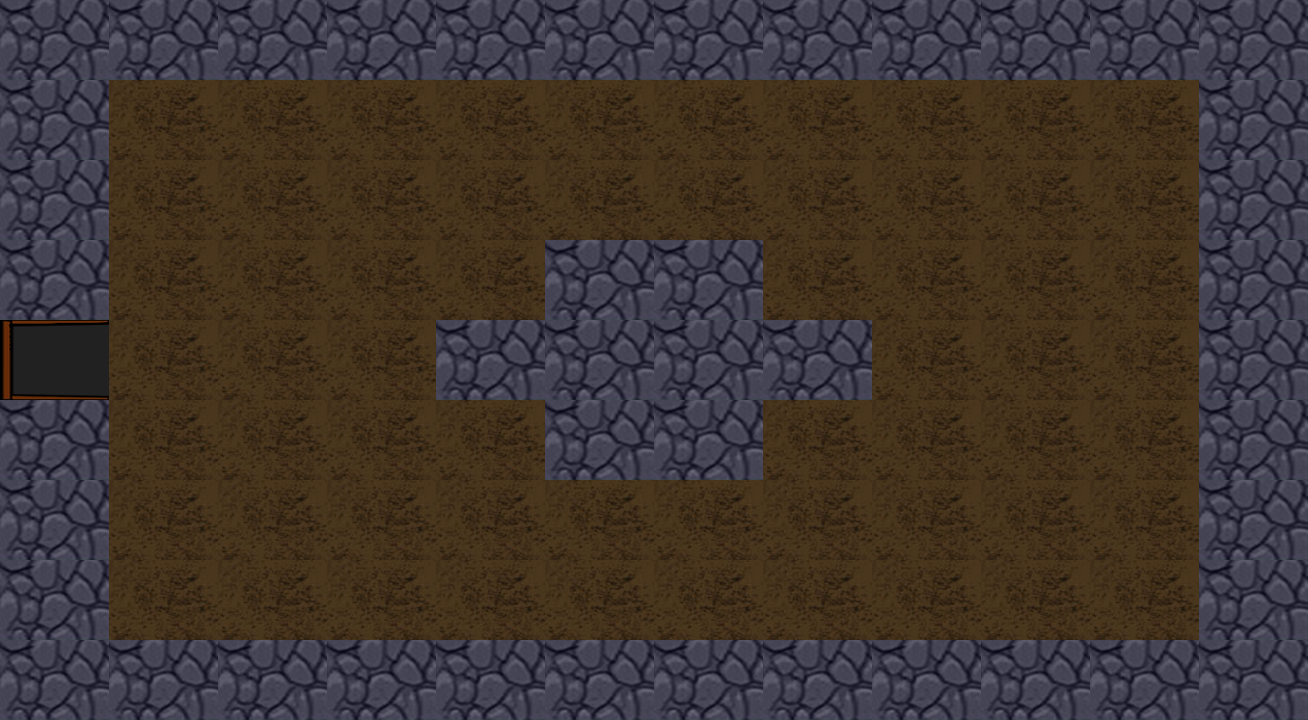

The image is a tile-based game level rendered from a .tmx file. Its description and complete source (layers, tilesets, objects, tile grids) follow:
An orthogonal 12x9 tile map with 109x80 px tiles, 1 tile layer (sala01).

<map version="1.0" orientation="orthogonal" width="12" height="9" tilewidth="109" tileheight="80">
 <tileset firstgid="1" name="tileset3" tilewidth="109" tileheight="80">
  <image source="tileset3.png" trans="ffffff" width="256" height="256" />
 </tileset>
 <layer name="sala01" width="12" height="9">
  <data>
   <tile gid="2" />
   <tile gid="2" />
   <tile gid="2" />
   <tile gid="2" />
   <tile gid="2" />
   <tile gid="2" />
   <tile gid="2" />
   <tile gid="2" />
   <tile gid="2" />
   <tile gid="2" />
   <tile gid="2" />
   <tile gid="2" />
   <tile gid="2" />
   <tile gid="4" />
   <tile gid="4" />
   <tile gid="4" />
   <tile gid="4" />
   <tile gid="4" />
   <tile gid="4" />
   <tile gid="4" />
   <tile gid="4" />
   <tile gid="4" />
   <tile gid="4" />
   <tile gid="2" />
   <tile gid="2" />
   <tile gid="4" />
   <tile gid="4" />
   <tile gid="4" />
   <tile gid="4" />
   <tile gid="4" />
   <tile gid="4" />
   <tile gid="4" />
   <tile gid="4" />
   <tile gid="4" />
   <tile gid="4" />
   <tile gid="2" />
   <tile gid="2" />
   <tile gid="4" />
   <tile gid="4" />
   <tile gid="4" />
   <tile gid="4" />
   <tile gid="2" />
   <tile gid="2" />
   <tile gid="4" />
   <tile gid="4" />
   <tile gid="4" />
   <tile gid="4" />
   <tile gid="2" />
   <tile gid="5" />
   <tile gid="4" />
   <tile gid="4" />
   <tile gid="4" />
   <tile gid="2" />
   <tile gid="2" />
   <tile gid="2" />
   <tile gid="2" />
   <tile gid="4" />
   <tile gid="4" />
   <tile gid="4" />
   <tile gid="2" />
   <tile gid="2" />
   <tile gid="4" />
   <tile gid="4" />
   <tile gid="4" />
   <tile gid="4" />
   <tile gid="2" />
   <tile gid="2" />
   <tile gid="4" />
   <tile gid="4" />
   <tile gid="4" />
   <tile gid="4" />
   <tile gid="2" />
   <tile gid="2" />
   <tile gid="4" />
   <tile gid="4" />
   <tile gid="4" />
   <tile gid="4" />
   <tile gid="4" />
   <tile gid="4" />
   <tile gid="4" />
   <tile gid="4" />
   <tile gid="4" />
   <tile gid="4" />
   <tile gid="2" />
   <tile gid="2" />
   <tile gid="4" />
   <tile gid="4" />
   <tile gid="4" />
   <tile gid="4" />
   <tile gid="4" />
   <tile gid="4" />
   <tile gid="4" />
   <tile gid="4" />
   <tile gid="4" />
   <tile gid="4" />
   <tile gid="2" />
   <tile gid="2" />
   <tile gid="2" />
   <tile gid="2" />
   <tile gid="2" />
   <tile gid="2" />
   <tile gid="2" />
   <tile gid="2" />
   <tile gid="2" />
   <tile gid="2" />
   <tile gid="2" />
   <tile gid="2" />
   <tile gid="2" />
  </data>
 </layer>
</map>